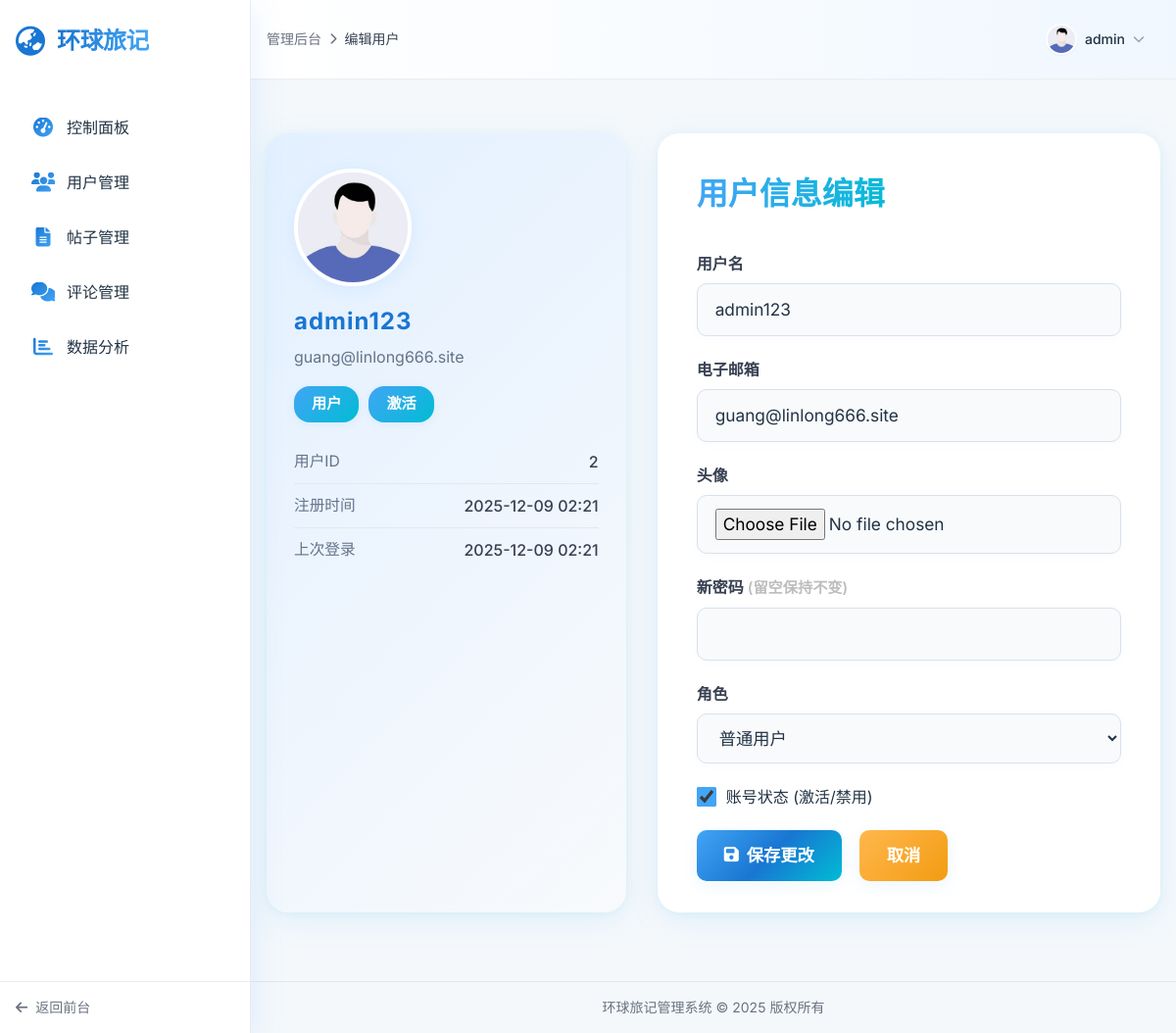
The page /admin/edit_user/2 (signed in) on the database its author committed.
### app.py (models this page shows, shortened)
    class User(UserMixin, db.Model):
        __tablename__ = 'users'
        id = db.Column(db.Integer, primary_key=True)
        username = db.Column(db.String(64), index=True, nullable=False)
        email = db.Column(db.String(120), index=True, nullable=False)
        password_hash = db.Column(db.String(256), nullable=False)
        role = db.Column(db.String(10), default='user', nullable=False)  # 'user' 或 'admin'
        created_at = db.Column(db.DateTime, default=datetime.utcnow, nullable=False)
        is_deleted = db.Column(db.Boolean, default=False, nullable=False)
        avatar_url = db.Column(db.String(255), default=None)
        is_active = db.Column(db.Boolean, default=True, nullable=False)
        last_seen = db.Column(db.DateTime, default=datetime.utcnow, onupdate=datetime.utcnow)
        activity_score = db.Column(db.Float, default=0.0)  # 用户活跃度评分
        __table_args__ = (
            db.UniqueConstraint('username', 'is_deleted', name='uix_username_not_deleted'),
            db.UniqueConstraint('email', 'is_deleted', name='uix_email_not_deleted'),
        )
        @property
        def is_admin(self):
            return self.role == 'admin'

### controllers/admin_routes.py (the view, shortened to what this page needs)
@bp.route('/edit_user/<int:user_id>', methods=['GET', 'POST'])
@login_required
@admin_required
def edit_user(user_id):
    user = current_app.User.query.get_or_404(user_id)
    return render_template('admin/edit_user.html', title='编辑用户', user=user, now=datetime.utcnow())

### controllers/admin_routes.py (called while the page is built)
def admin_required(f):
    @wraps(f)
    def decorated_function(*args, **kwargs):
        if not current_user.is_authenticated or not current_user.is_admin:
            flash('您没有访问此页面的权限', 'danger')
            return redirect(url_for('main.index'))
        return f(*args, **kwargs)
    return decorated_function

### templates/admin/edit_user.html (shortened to what this page needs)
{% extends "admin/base.html" %}
{% block content %}
<div class="user-edit-wrapper">
    <div class="user-info-card">
        {% if user.avatar_url %}
            <img src="{{ url_for('static', filename='uploads/profiles/' + user.avatar_url) }}" alt="{{ user.username }}" class="avatar">
        {% else %}
            <img src="{{ url_for('static', filename='img/default.jpg') }}" alt="{{ user.username }}" class="avatar">
        {% endif %}
        <div class="username">{{ user.username }}</div>
        <div class="email">{{ user.email }}</div>
        <div class="badges">
            <span class="badge {% if user.role == 'admin' %}badge-admin{% endif %}">{{ '管理员' if user.role == 'admin' else '用户' }}</span>
            <span class="badge {% if not user.is_active %}badge-inactive{% endif %}">{{ '激活' if user.is_active else '禁用' }}</span>
        </div>
        <ul class="info-list">
            <li><span class="info-label">用户ID</span><span class="info-value">{{ user.id }}</span></li>
            <li><span class="info-label">注册时间</span><span class="info-value">{{ user.created_at.strftime('%Y-%m-%d %H:%M') }}</span></li>
            <li><span class="info-label">上次登录</span><span class="info-value">{{ user.last_seen.strftime('%Y-%m-%d %H:%M') if user.last_seen else '从未登录' }}</span></li>
        </ul>
    </div>
    <div class="edit-form-card">
        <div class="edit-form-title">用户信息编辑</div>
        <form action="{{ url_for('admin.edit_user', user_id=user.id) }}" method="POST" enctype="multipart/form-data">
            <label for="username" class="form-label">用户名</label>
            <input type="text" class="form-input" id="username" name="username" value="{{ user.username }}" required>
            <label for="email" class="form-label">电子邮箱</label>
            <input type="email" class="form-input" id="email" name="email" value="{{ user.email }}" required>
            <label for="avatar" class="form-label">头像</label>
            <input type="file" class="form-input" id="avatar" name="avatar" accept="image/*">
            <label for="password" class="form-label">新密码 <span style="color:#bdbdbd;font-size:0.95em;">(留空保持不变)</span></label>
            <input type="password" class="form-input" id="password" name="password">
            <label for="role" class="form-label">角色</label>
            <select class="form-select" id="role" name="role">
                <option value="user" {% if user.role == 'user' %}selected{% endif %}>普通用户</option>
            </select>
            <div class="checkbox-container">
                <input type="checkbox" id="is_active" name="is_active" {% if user.is_active %}checked{% endif %}>
                <label for="is_active" style="margin:0;">账号状态 (激活/禁用)</label>
            </div>
            <div style="display:flex;gap:18px;">
                <button type="submit" class="btn btn-primary"><i class="fas fa-save mr-2"></i>保存更改</button>
                <a href="{{ url_for('admin.manage_users') }}" class="btn btn-secondary">取消</a>
            </div>
        </form>
    </div>
</div>
{% endblock %}

### templates/admin/base.html (shortened to what this page needs)
<!DOCTYPE html>
<html lang="zh-CN">
<head>
    <script src="https://cdn.tailwindcss.com"></script>
    <link href="https://cdnjs.cloudflare.com/ajax/libs/font-awesome/6.4.2/css/all.min.css" rel="stylesheet">
</head>
<body class="h-screen flex">
    <aside class="sidebar h-full w-64 fixed left-0 top-0 bottom-0 z-10 hidden md:flex">
        <div class="py-6 px-4 flex items-center">
            <i class="fas fa-globe-asia text-3xl mr-3 text-primary-500"></i>
            <h1 class="text-2xl sidebar-brand">环球旅记</h1>
        </div>
        <div class="sidebar-content py-4 px-3">
            <nav>
                <a href="{{ url_for('admin.index') }}" class="sidebar-item {{ 'active' if request.endpoint == 'admin.index' else '' }} flex items-center p-3 mb-2">
                    <i class="fas fa-tachometer-alt menu-icon mr-3"></i>
                    <span>控制面板</span>
                </a>
                <a href="{{ url_for('admin.manage_users') }}" class="sidebar-item {{ 'active' if request.endpoint == 'admin.manage_users' else '' }} flex items-center p-3 mb-2">
                    <i class="fas fa-users menu-icon mr-3"></i>
                    <span>用户管理</span>
                </a>
                <a href="{{ url_for('admin.manage_posts') }}" class="sidebar-item {{ 'active' if request.endpoint == 'admin.manage_posts' else '' }} flex items-center p-3 mb-2">
                    <i class="fas fa-file-alt menu-icon mr-3"></i>
                    <span>帖子管理</span>
                </a>
                <a href="{{ url_for('admin.manage_comments') }}" class="sidebar-item {{ 'active' if request.endpoint == 'admin.manage_comments' else '' }} flex items-center p-3 mb-2">
                    <i class="fas fa-comments menu-icon mr-3"></i>
                    <span>评论管理</span>
                </a>
                <a href="{{ url_for('admin.admin_analytics') }}" class="sidebar-item {{ 'active' if request.endpoint == 'admin.admin_analytics' else '' }} flex items-center p-3 mb-2">
                    <i class="fas fa-chart-bar menu-icon mr-3"></i>
                    <span>数据分析</span>
                </a>
            </nav>
        </div>
        <div class="sidebar-footer">
            <a href="{{ url_for('main.index') }}" class="flex items-center text-sm text-gray-500 hover:text-primary-500 transition-colors">
                <i class="fas fa-arrow-left mr-2"></i> 返回前台
            </a>
        </div>
    </aside>
    <div class="flex-1 md:ml-64 flex flex-col h-screen overflow-hidden">
        <header class="header-gradient p-4 shadow-sm">
            <div class="container mx-auto flex justify-between items-center">
                <div class="flex items-center space-x-2 text-gray-500 text-sm ml-4 md:ml-0">
                    <a href="{{ url_for('admin.index') }}" class="hover:text-primary-500">管理后台</a>
                    {% if title %}
                    <i class="fas fa-chevron-right text-xs"></i>
                    <span class="font-medium text-gray-700">{{ title }}</span>
                    {% endif %}
                </div>
                <div class="relative">
                    <button id="user-menu-button" class="user-menu-btn flex items-center">
                        {% if current_user.avatar_url %}
                        <img src="{{ url_for('static', filename='uploads/profiles/' + current_user.avatar_url) }}" alt="用户头像" class="w-8 h-8 rounded-full object-cover border-2 border-white shadow-sm">
                        {% else %}
                        <img src="{{ url_for('static', filename='img/default_avatar.png') }}" alt="默认头像" class="w-8 h-8 rounded-full object-cover border-2 border-white shadow-sm">
                        {% endif %}
                        <span class="ml-2 text-sm font-medium">{{ current_user.username }}</span>
                        <i class="fas fa-chevron-down ml-2 text-xs text-gray-400"></i>
                    </button>
                </div>
            </div>
        </header>
        <main class="flex-1 overflow-y-auto p-4">
            <div class="container mx-auto">
                {% block content %}{% endblock %}
            </div>
        </main>
        <footer class="py-4 px-6 text-gray-500 text-sm border-t border-gray-200">
            <div class="container mx-auto text-center">
                <p>环球旅记管理系统 &copy; {{ now.year }} 版权所有</p>
            </div>
        </footer>
    </div>
</body>
</html>

### templates/admin/base.html (style rules this page uses)
body { background: linear-gradient(135deg, #f0f7ff 0%, #e0eeff 100%); color: #234; font-family: 'Inter', sans-serif; }
.sidebar { background: rgba(255,255,255,0.95); box-shadow: 0 8px 32px rgba(80,160,255,0.15); display: flex; flex-direction: column; border-right: 1px solid rgba(226, 232, 240, 0.8); backdrop-filter: blur(10px); }
.sidebar-item { transition: all 0.3s cubic-bezier(.4,0,.2,1); border-radius: 12px; margin: 0.35rem 0.5rem; }
.btn-primary { background: linear-gradient(90deg, #42a5f5 0%, #1976d2 100%); transition: all 0.3s cubic-bezier(.4,0,.2,1); border-radius: 12px; }
.sidebar-content { flex: 1; overflow-y: auto; }
.sidebar-footer { margin-top: auto; border-top: 1px solid rgba(226, 232, 240, 0.8); padding: 1rem; }
.header-gradient { background: linear-gradient(90deg, #ffffff 0%, #f0f7ff 100%); }
.menu-icon { font-size: 1.25rem; width: 1.5rem; text-align: center; background: linear-gradient(135deg, #1976d2 0%, #42a5f5 100%); -webkit-background-clip: text; -webkit-text-fill-color: transparent; }
.sidebar-brand { background: linear-gradient(90deg, #1976d2 0%, #42a5f5 100%); -webkit-background-clip: text; -webkit-text-fill-color: transparent; font-weight: 700; font-family: 'Poppins', sans-serif; letter-spacing: -0.5px; }
.user-menu-btn { transition: all 0.3s ease; border-radius: 12px; padding: 0.5rem 1rem; }

### templates/admin/edit_user.html (style rules this page uses)
body, html { background: #f4f8fb; }
.user-edit-wrapper { display: flex; gap: 32px; margin: 0 auto; max-width: 1100px; padding: 40px 0 30px 0; flex-wrap: wrap; }
.user-info-card { flex: 1 1 320px; background: linear-gradient(135deg, #e3f0ff 0%, #f8fafc 100%); border-radius: 22px; box-shadow: 0 8px 32px rgba(66,165,245,0.10), 0 1.5px 8px rgba(0,188,212,0.08); padding: 36px 28px 28px 28px; min-width: 300px; margin-bottom: 24px; position: relative; overflow: hidden; }
.user-info-card .avatar { width: 120px; height: 120px; border-radius: 50%; object-fit: cover; border: 4px solid #fff; box-shadow: 0 4px 18px rgba(66,165,245,0.10); margin-bottom: 18px; }
.user-info-card .username { font-size: 1.5rem; font-weight: 700; color: #1976d2; margin-bottom: 6px; letter-spacing: 1px; }
.user-info-card .email { color: #64748b; font-size: 1rem; margin-bottom: 18px; }
.user-info-card .badges { display: flex; gap: 10px; margin-bottom: 18px; flex-wrap: wrap; }
.user-info-card .badge { padding: 7px 18px; border-radius: 16px; font-size: 0.95rem; font-weight: 600; display: inline-flex; align-items: center; background: linear-gradient(135deg, #42a5f5 0%, #00bcd4 100%); color: #fff; box-shadow: 0 2px 8px rgba(66,165,245,0.10); }
.user-info-card .info-list { margin-top: 18px; padding: 0; list-style: none; }
.user-info-card .info-list li { display: flex; justify-content: space-between; align-items: center; padding: 10px 0; border-bottom: 1px solid #e3e8ee; font-size: 1rem; color: #384052; }
.user-info-card .info-list li:last-child { border-bottom: none; }
.user-info-card .info-label { color: #64748b; font-size: 0.98rem; }
.user-info-card .info-value { font-weight: 500; }
.edit-form-card { flex: 2 1 420px; background: #fff; border-radius: 22px; box-shadow: 0 8px 32px rgba(66,165,245,0.10), 0 1.5px 8px rgba(0,188,212,0.08); padding: 38px 40px 32px 40px; min-width: 320px; margin-bottom: 24px; position: relative; overflow: hidden; }
.edit-form-title { font-size: 2rem; font-weight: 700; margin-bottom: 2.2rem; background: linear-gradient(90deg, #42a5f5 0%, #00bcd4 50%, #ffb74d 100%); -webkit-background-clip: text; -webkit-text-fill-color: transparent; background-clip: text; }
.form-label { font-weight: 600; color: #384052; margin-bottom: 8px; display: block; }
.form-input, .form-select { width: 100%; padding: 13px 18px; border: 1.5px solid #dbe0ea; border-radius: 10px; font-size: 1.08rem; margin-bottom: 22px; background: #f8fafc; transition: all 0.2s; box-shadow: 0 2px 8px rgba(66,165,245,0.04); }
.checkbox-container { display: flex; align-items: center; margin-bottom: 22px; }
.checkbox-container input[type="checkbox"] { margin-right: 10px; width: 20px; height: 20px; accent-color: #42a5f5; }
.btn { padding: 13px 28px; border: none; border-radius: 10px; font-size: 1.08rem; font-weight: 600; cursor: pointer; transition: all 0.2s; display: inline-flex; align-items: center; justify-content: center; box-shadow: 0 4px 16px rgba(66,165,245,0.10); }
.btn-primary { background: linear-gradient(135deg, #42a5f5 0%, #1976d2 50%, #00bcd4 100%); color: white; }
.btn-secondary { background: linear-gradient(135deg, #ffb74d 0%, #f39c12 100%); color: white; }

### rows shown on the page
User: username "admin"
User: username "admin123", email "guang@linlong666.site", role "用户", is_active "激活", id "2", created_at "2025-12-09 02:21", last_seen "2025-12-09 02:21", role "普通用户", is_active "☑"

### other values the page prints
{{ title }} "编辑用户"
